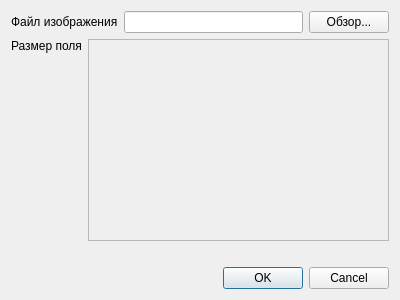
<?xml version="1.0" encoding="UTF-8"?>
<ui version="4.0">
 <class>ConfigurationDialog</class>
 <widget class="QDialog" name="ConfigurationDialog">
  <property name="geometry">
   <rect>
    <x>0</x>
    <y>0</y>
    <width>400</width>
    <height>300</height>
   </rect>
  </property>
  <property name="windowTitle">
   <string>Dialog</string>
  </property>
  <layout class="QVBoxLayout" name="verticalLayout_3">
   <item>
    <layout class="QHBoxLayout" name="horizontalLayout">
     <item>
      <widget class="QLabel" name="label">
       <property name="text">
        <string>Файл изображения</string>
       </property>
      </widget>
     </item>
     <item>
      <widget class="QLineEdit" name="line_edit"/>
     </item>
     <item>
      <widget class="QPushButton" name="browse_button">
       <property name="text">
        <string>Обзор...</string>
       </property>
      </widget>
     </item>
    </layout>
   </item>
   <item>
    <layout class="QHBoxLayout" name="horizontalLayout_2">
     <item>
      <layout class="QVBoxLayout" name="verticalLayout">
       <item>
        <widget class="QLabel" name="label_2">
         <property name="text">
          <string>Размер поля</string>
         </property>
        </widget>
       </item>
       <item>
        <spacer name="verticalSpacer">
         <property name="orientation">
          <enum>Qt::Vertical</enum>
         </property>
         <property name="sizeHint" stdset="0">
          <size>
           <width>20</width>
           <height>40</height>
          </size>
         </property>
        </spacer>
       </item>
      </layout>
     </item>
     <item>
      <layout class="QVBoxLayout" name="verticalLayout_2">
       <item>
        <widget class="PuzzleSizeWidget" name="frame">
         <property name="sizePolicy">
          <sizepolicy hsizetype="Preferred" vsizetype="Preferred">
           <horstretch>0</horstretch>
           <verstretch>0</verstretch>
          </sizepolicy>
         </property>
         <property name="minimumSize">
          <size>
           <width>0</width>
           <height>150</height>
          </size>
         </property>
         <property name="frameShape">
          <enum>QFrame::StyledPanel</enum>
         </property>
         <property name="frameShadow">
          <enum>QFrame::Raised</enum>
         </property>
        </widget>
       </item>
       <item>
        <spacer name="horizontalSpacer">
         <property name="orientation">
          <enum>Qt::Horizontal</enum>
         </property>
         <property name="sizeHint" stdset="0">
          <size>
           <width>40</width>
           <height>20</height>
          </size>
         </property>
        </spacer>
       </item>
      </layout>
     </item>
    </layout>
   </item>
   <item>
    <widget class="QDialogButtonBox" name="buttonBox">
     <property name="orientation">
      <enum>Qt::Horizontal</enum>
     </property>
     <property name="standardButtons">
      <set>QDialogButtonBox::Cancel|QDialogButtonBox::Ok</set>
     </property>
    </widget>
   </item>
  </layout>
 </widget>
 <customwidgets>
  <customwidget>
   <class>PuzzleSizeWidget</class>
   <extends>QFrame</extends>
   <header location="global">puzzlesizewidget.h</header>
   <container>1</container>
  </customwidget>
 </customwidgets>
 <resources/>
 <connections>
  <connection>
   <sender>buttonBox</sender>
   <signal>accepted()</signal>
   <receiver>ConfigurationDialog</receiver>
   <slot>accept()</slot>
   <hints>
    <hint type="sourcelabel">
     <x>248</x>
     <y>254</y>
    </hint>
    <hint type="destinationlabel">
     <x>157</x>
     <y>274</y>
    </hint>
   </hints>
  </connection>
  <connection>
   <sender>buttonBox</sender>
   <signal>rejected()</signal>
   <receiver>ConfigurationDialog</receiver>
   <slot>reject()</slot>
   <hints>
    <hint type="sourcelabel">
     <x>316</x>
     <y>260</y>
    </hint>
    <hint type="destinationlabel">
     <x>286</x>
     <y>274</y>
    </hint>
   </hints>
  </connection>
 </connections>
</ui>
